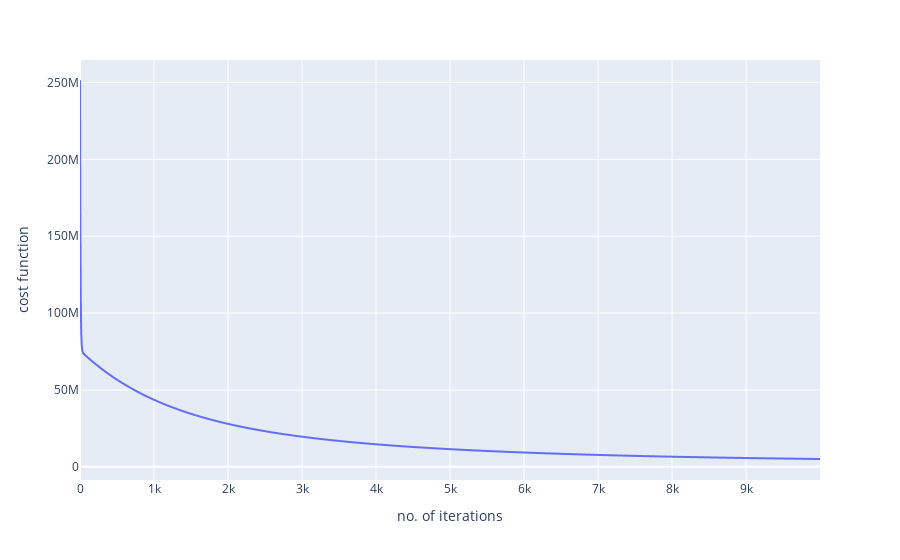

Notebook code cell kept with this figure:
### Code cell
fig = px.line(batch_history, x=range(epoch), y=batch_history,labels={'x':'no. of iterations','y':'cost function'})
fig.show()

### Figure 1 — Plotly figure (JSON) as saved in the notebook; plotly's stock layout.template omitted (floating-point values rounded to 4 significant figures; data arrays with more than 128 entries replaced by an {"elided": "..."} marker saying what was removed)
{"data": [{"hovertemplate": "no. of iterations=%{x}<br>cost function=%{y}<extra></extra>", "legendgroup": "", "line": {"color": "#636efa", "dash": "solid"}, "marker": {"symbol": "circle"}, "mode": "lines", "name": "", "showlegend": false, "type": "scattergl", "x": {"elided": "10000 int values"}, "xaxis": "x", "y": {"elided": "10000 float values"}, "yaxis": "y"}], "layout": {"legend": {"tracegroupgap": 0}, "margin": {"t": 60}, "xaxis": {"anchor": "y", "domain": [0, 1], "title": {"text": "no. of iterations"}}, "yaxis": {"anchor": "x", "domain": [0, 1], "title": {"text": "cost function"}}}}
